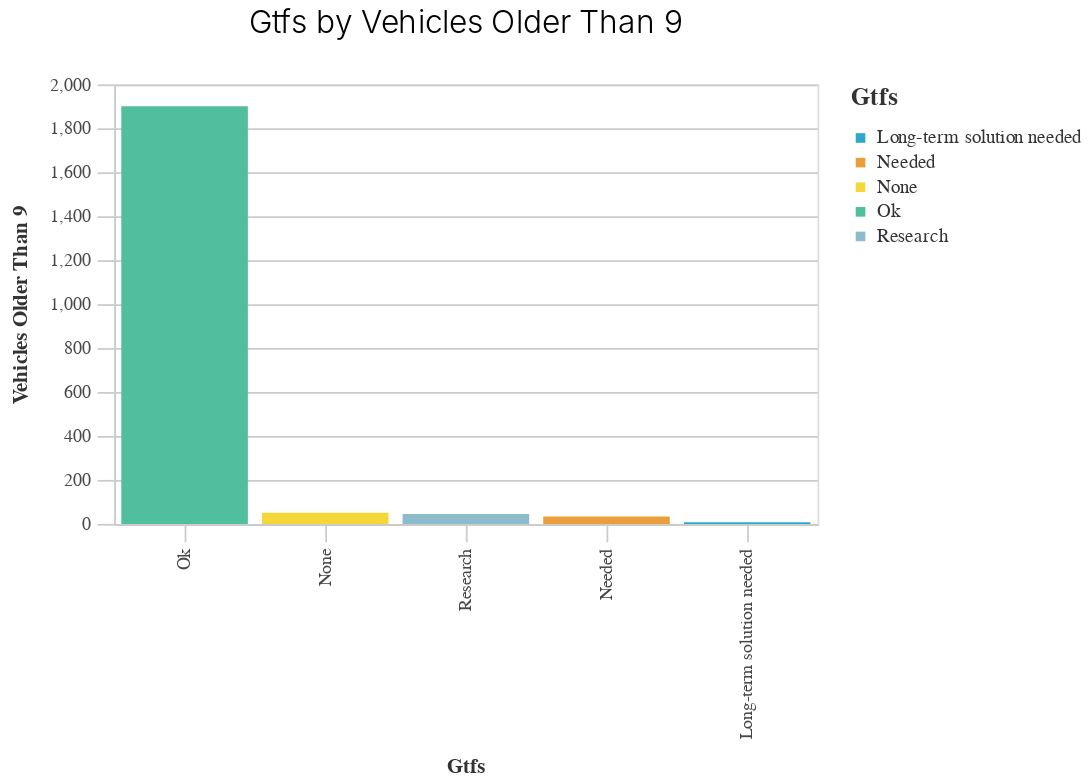

Notebook source saved alongside this figure:
### Code cell
_utils.basic_bar_chart(vehicles_gtfs,'GTFS','vehicles_older_than_9','GTFS')

### Figure 1 — Vega-Lite specification as saved in the notebook (floating-point values rounded to 4 significant figures)
{"config": {"view": {"continuousWidth": 400, "continuousHeight": 300}, "axis": {"domainColor": "#cbcbcb", "grid": true, "gridColor": "#cbcbcb", "gridWidth": 1, "labelColor": "#474747", "labelFont": "Nunito Sans", "labelFontSize": 10, "labelPadding": 4, "tickColor": "#cbcbcb", "tickSize": 10, "titleColor": "#333", "titleFont": "Raleway", "titleFontSize": 12, "titlePadding": 10}, "axisBand": {"grid": false}, "background": "white", "font": "Raleway", "header": {"labelFont": "Nunito Sans", "titleFont": "Raleway"}, "legend": {"labelColor": "#333", "labelFont": "Nunito Sans", "labelFontSize": 11, "labelLimit": 0, "padding": 1, "symbolSize": 30, "symbolType": "square", "titleColor": "#333", "titleFont": "Raleway", "titleFontSize": 14, "titlePadding": 10}, "title": {"anchor": "middle", "font": "Raleway", "fontSize": 18, "fontWeight": 300, "offset": 20}}, "data": {"name": "data-b9b3aaee253b609d634bef356d304f5e"}, "mark": "bar", "encoding": {"color": {"field": "GTFS", "legend": {"title": "Gtfs"}, "scale": {"range": ["#2EA8CE", "#EB9F3C", "#F4D837", "#51BF9D", "#8CBCCB", "#9487C0"]}, "type": "nominal"}, "x": {"field": "GTFS", "sort": "-y", "title": "Gtfs", "type": "nominal"}, "y": {"field": "vehicles_older_than_9", "title": "Vehicles Older Than 9", "type": "quantitative"}}, "height": 250, "title": "Gtfs by Vehicles Older Than 9", "width": 400, "$schema": "https://vega.github.io/schema/vega-lite/v4.17.0.json", "datasets": {"data-b9b3aaee253b609d634bef356d304f5e": [{"GTFS": "Long-term solution needed", "vehicles_older_than_9": 7.0, "vehicles_older_than_15": 1.0, "vehicles_0_to_9": 24.0, "vehicles_percent_older_than_9": 0.3435, "vehicles_percent_older_than_15": 0.1335, "vehicles_percent_0_to_9": 0.4841}, {"GTFS": "Needed", "vehicles_older_than_9": 34.0, "vehicles_older_than_15": 7.0, "vehicles_0_to_9": 122.0, "vehicles_percent_older_than_9": 1.668, "vehicles_percent_older_than_15": 0.9346, "vehicles_percent_0_to_9": 2.461}, {"GTFS": "None", "vehicles_older_than_9": 51.0, "vehicles_older_than_15": 5.0, "vehicles_0_to_9": 191.0, "vehicles_percent_older_than_9": 2.502, "vehicles_percent_older_than_15": 0.6676, "vehicles_percent_0_to_9": 3.852}, {"GTFS": "Ok", "vehicles_older_than_9": 1901.0, "vehicles_older_than_15": 720.0, "vehicles_0_to_9": 4470.0, "vehicles_percent_older_than_9": 93.28, "vehicles_percent_older_than_15": 96.13, "vehicles_percent_0_to_9": 90.16}, {"GTFS": "Research", "vehicles_older_than_9": 45.0, "vehicles_older_than_15": 16.0, "vehicles_0_to_9": 151.0, "vehicles_percent_older_than_9": 2.208, "vehicles_percent_older_than_15": 2.136, "vehicles_percent_0_to_9": 3.046}]}}
